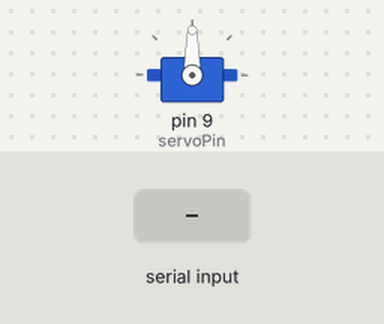
Bench run of a sketch on a simulated Arduino Uno, built with avr-gcc and run on an emulated ATmega328P. Shown: servo. The test bench sets the inputs (shaded band).

Above: at 1.2 s.
1.3 s: "30,150\n" received over Serial
At 2.6 s:
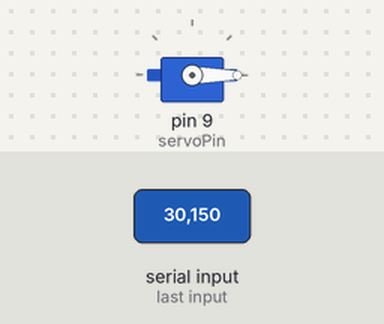
3.8 s: "90,45\n" received over Serial
At 4.6 s:
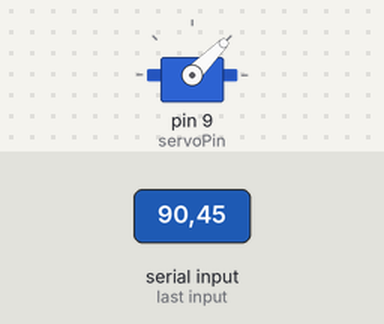
6.3 s: "200\n" received over Serial
At 6.8 s:
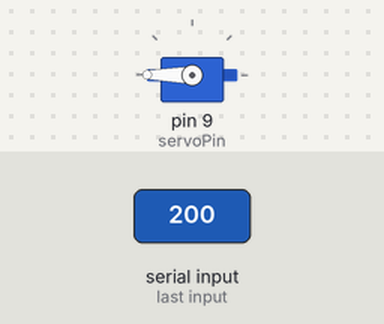
Timing chart, 0 to 9.3 s (numbered marks = the images above; inputs shaded):
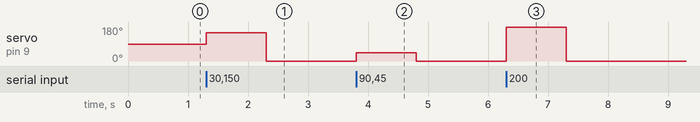

Measured:
- after the input at 1.3 s, servo on pin 9 (servoPin): 90° → 150° at once, → 0° 1.0 s later
- after the input at 3.8 s, servo on pin 9 (servoPin): 0° → 45° at once, → 0° 1.0 s later
- after the input at 6.3 s, servo on pin 9 (servoPin): 0° → 180° at once, → 0° 1.0 s later

The sketch:

code_P2.ino
```cpp
// using servo.h set servo to angle received from serial

#include <Servo.h>

Servo servo;

int servoPin = 9; // pin 9 is the servo pin
int servoAngle = 0;

void setup() {
  // put your setup code here, to run once:
  servo.attach(servoPin);
  Serial.begin(9600);
}

void loop() {
  // put your main code here, to run repeatedly:
  if (Serial.available() > 0) {
    servoAngle = Serial.parseInt();
    if (servoAngle > 180) {
      servoAngle = 180;
    }
    if (servoAngle < 0) {
      servoAngle = 0;
    }
    servo.write(servoAngle);
  }
}
```
